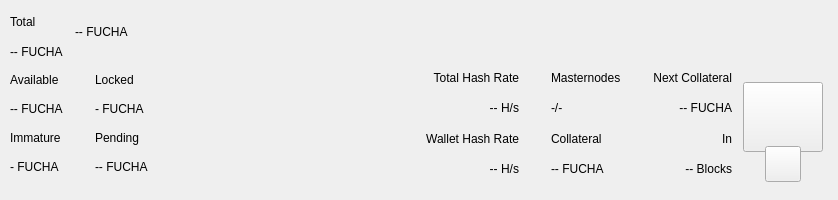
<?xml version="1.0" encoding="UTF-8"?>
<ui version="4.0">
 <class>TopBar</class>
 <widget class="QWidget" name="TopBar">
  <property name="geometry">
   <rect>
    <x>0</x>
    <y>0</y>
    <width>838</width>
    <height>200</height>
   </rect>
  </property>
  <property name="minimumSize">
   <size>
    <width>0</width>
    <height>200</height>
   </size>
  </property>
  <property name="maximumSize">
   <size>
    <width>16777215</width>
    <height>200</height>
   </size>
  </property>
  <property name="windowTitle">
   <string>Form</string>
  </property>
  <layout class="QVBoxLayout" name="verticalLayout_10" stretch="0">
   <property name="spacing">
    <number>0</number>
   </property>
   <property name="leftMargin">
    <number>0</number>
   </property>
   <property name="topMargin">
    <number>0</number>
   </property>
   <property name="rightMargin">
    <number>0</number>
   </property>
   <property name="bottomMargin">
    <number>0</number>
   </property>
   <item>
    <widget class="PFBorderImage" name="containerTop">
     <layout class="QVBoxLayout" name="verticalLayout_11">
      <property name="spacing">
       <number>0</number>
      </property>
      <property name="leftMargin">
       <number>0</number>
      </property>
      <property name="topMargin">
       <number>0</number>
      </property>
      <property name="rightMargin">
       <number>0</number>
      </property>
      <property name="bottomMargin">
       <number>0</number>
      </property>
      <item>
       <widget class="QWidget" name="top_container_2" native="true">
        <property name="minimumSize">
         <size>
          <width>0</width>
          <height>65</height>
         </size>
        </property>
        <layout class="QHBoxLayout" name="top_container">
         <property name="spacing">
          <number>0</number>
         </property>
         <property name="leftMargin">
          <number>10</number>
         </property>
         <property name="topMargin">
          <number>0</number>
         </property>
         <property name="rightMargin">
          <number>10</number>
         </property>
         <property name="bottomMargin">
          <number>0</number>
         </property>
         <item>
          <layout class="QHBoxLayout" name="horizontalLayout_4">
           <property name="spacing">
            <number>12</number>
           </property>
           <property name="rightMargin">
            <number>0</number>
           </property>
           <item>
            <widget class="QWidget" name="widgetAmount" native="true">
             <layout class="QVBoxLayout" name="verticalLayout_2">
              <property name="spacing">
               <number>2</number>
              </property>
              <property name="leftMargin">
               <number>0</number>
              </property>
              <property name="topMargin">
               <number>8</number>
              </property>
              <property name="rightMargin">
               <number>0</number>
              </property>
              <property name="bottomMargin">
               <number>0</number>
              </property>
              <item>
               <widget class="QLabel" name="labelTitle1">
                <property name="text">
                 <string>Total</string>
                </property>
               </widget>
              </item>
              <item>
               <widget class="PrivateQLabel" name="labelAmountPiv">
                <property name="text">
                 <string notr="true">-- FUCHA</string>
                </property>
               </widget>
              </item>
             </layout>
            </widget>
           </item>
           <item alignment="Qt::AlignVCenter">
            <widget class="QWidget" name="widgetTopAmount" native="true">
             <property name="sizePolicy">
              <sizepolicy hsizetype="Preferred" vsizetype="Maximum">
               <horstretch>0</horstretch>
               <verstretch>0</verstretch>
              </sizepolicy>
             </property>
             <layout class="QHBoxLayout" name="horizontalLayout_5">
              <property name="spacing">
               <number>0</number>
              </property>
              <property name="leftMargin">
               <number>0</number>
              </property>
              <property name="topMargin">
               <number>0</number>
              </property>
              <property name="rightMargin">
               <number>0</number>
              </property>
              <property name="bottomMargin">
               <number>0</number>
              </property>
              <item alignment="Qt::AlignTop">
               <widget class="PrivateQLabel" name="labelAmountTopPiv">
                <property name="minimumSize">
                 <size>
                  <width>0</width>
                  <height>36</height>
                 </size>
                </property>
                <property name="styleSheet">
                 <string notr="true">padding:0px;margin:0px;</string>
                </property>
                <property name="text">
                 <string notr="true">-- FUCHA</string>
                </property>
               </widget>
              </item>
             </layout>
            </widget>
           </item>
           <item>
            <spacer name="horizontalSpacer">
             <property name="orientation">
              <enum>Qt::Horizontal</enum>
             </property>
             <property name="sizeHint" stdset="0">
              <size>
               <width>40</width>
               <height>20</height>
              </size>
             </property>
            </spacer>
           </item>
           <item alignment="Qt::AlignRight">
            <widget class="QWidget" name="layoutSync" native="true">
             <property name="minimumSize">
              <size>
               <width>0</width>
               <height>36</height>
              </size>
             </property>
             <property name="maximumSize">
              <size>
               <width>16777215</width>
               <height>36</height>
              </size>
             </property>
             <layout class="QVBoxLayout" name="verticalLayout_9">
              <property name="leftMargin">
               <number>0</number>
              </property>
              <property name="topMargin">
               <number>0</number>
              </property>
              <property name="rightMargin">
               <number>0</number>
              </property>
              <property name="bottomMargin">
               <number>0</number>
              </property>
              <item>
               <widget class="ExpandableButton" name="pushButtonSync" native="true">
                <property name="minimumSize">
                 <size>
                  <width>36</width>
                  <height>36</height>
                 </size>
                </property>
                <property name="maximumSize">
                 <size>
                  <width>16777215</width>
                  <height>36</height>
                 </size>
                </property>
               </widget>
              </item>
             </layout>
            </widget>
           </item>
           <item>
            <widget class="ExpandableButton" name="pushButtonHDUpgrade" native="true">
             <property name="minimumSize">
              <size>
               <width>36</width>
               <height>36</height>
              </size>
             </property>
             <property name="maximumSize">
              <size>
               <width>16777215</width>
               <height>36</height>
              </size>
             </property>
            </widget>
           </item>
           <item>
            <widget class="ExpandableButton" name="pushButtonStack" native="true">
             <property name="minimumSize">
              <size>
               <width>36</width>
               <height>36</height>
              </size>
             </property>
             <property name="maximumSize">
              <size>
               <width>16777215</width>
               <height>36</height>
              </size>
             </property>
            </widget>
           </item>
           <item>
            <widget class="ExpandableButton" name="pushButtonConf" native="true">
             <property name="minimumSize">
              <size>
               <width>36</width>
               <height>36</height>
              </size>
             </property>
             <property name="maximumSize">
              <size>
               <width>16777215</width>
               <height>36</height>
              </size>
             </property>
            </widget>
           </item>
           <item>
            <widget class="ExpandableButton" name="pushButtonMasternodes" native="true">
             <property name="minimumSize">
              <size>
               <width>36</width>
               <height>36</height>
              </size>
             </property>
             <property name="maximumSize">
              <size>
               <width>16777215</width>
               <height>36</height>
              </size>
             </property>
            </widget>
           </item>
           <item>
            <widget class="ExpandableButton" name="pushButtonConsole" native="true">
             <property name="minimumSize">
              <size>
               <width>36</width>
               <height>36</height>
              </size>
             </property>
             <property name="maximumSize">
              <size>
               <width>16777215</width>
               <height>36</height>
              </size>
             </property>
            </widget>
           </item>
           <item>
            <widget class="ExpandableButton" name="pushButtonConnection" native="true">
             <property name="minimumSize">
              <size>
               <width>36</width>
               <height>36</height>
              </size>
             </property>
             <property name="maximumSize">
              <size>
               <width>16777215</width>
               <height>36</height>
              </size>
             </property>
            </widget>
           </item>
           <item>
            <widget class="ExpandableButton" name="pushButtonTor" native="true">
             <property name="minimumSize">
              <size>
               <width>36</width>
               <height>36</height>
              </size>
             </property>
             <property name="maximumSize">
              <size>
               <width>16777215</width>
               <height>36</height>
              </size>
             </property>
            </widget>
           </item>
           <item>
            <widget class="ExpandableButton" name="pushButtonLock" native="true">
             <property name="sizePolicy">
              <sizepolicy hsizetype="Expanding" vsizetype="Expanding">
               <horstretch>0</horstretch>
               <verstretch>0</verstretch>
              </sizepolicy>
             </property>
             <property name="minimumSize">
              <size>
               <width>36</width>
               <height>0</height>
              </size>
             </property>
             <property name="maximumSize">
              <size>
               <width>16777215</width>
               <height>36</height>
              </size>
             </property>
            </widget>
           </item>
           <item>
            <widget class="ExpandableButton" name="pushButtonTheme" native="true">
             <property name="minimumSize">
              <size>
               <width>36</width>
               <height>36</height>
              </size>
             </property>
             <property name="maximumSize">
              <size>
               <width>16777215</width>
               <height>36</height>
              </size>
             </property>
            </widget>
           </item>
           <item>
            <widget class="ExpandableButton" name="pushButtonFAQ" native="true">
             <property name="minimumSize">
              <size>
               <width>36</width>
               <height>36</height>
              </size>
             </property>
             <property name="maximumSize">
              <size>
               <width>16777215</width>
               <height>36</height>
              </size>
             </property>
            </widget>
           </item>
           <item>
            <widget class="ExpandableButton" name="pushButtonPrivacy" native="true">
             <property name="minimumSize">
              <size>
               <width>36</width>
               <height>36</height>
              </size>
             </property>
             <property name="maximumSize">
              <size>
               <width>16777215</width>
               <height>36</height>
              </size>
             </property>
            </widget>
           </item>
          </layout>
         </item>
        </layout>
       </widget>
      </item>
      <item>
       <widget class="QWidget" name="bottom_container" native="true">
        <property name="minimumSize">
         <size>
          <width>0</width>
          <height>135</height>
         </size>
        </property>
        <layout class="QHBoxLayout" name="botton_container">
         <property name="leftMargin">
          <number>10</number>
         </property>
         <property name="topMargin">
          <number>0</number>
         </property>
         <property name="rightMargin">
          <number>10</number>
         </property>
         <property name="bottomMargin">
          <number>10</number>
         </property>
         <item>
          <layout class="QHBoxLayout" name="horizontalLayout_3">
           <property name="spacing">
            <number>0</number>
           </property>
           <property name="bottomMargin">
            <number>9</number>
           </property>
           <item>
            <layout class="QVBoxLayout" name="verticalLayout_7">
             <property name="spacing">
              <number>0</number>
             </property>
             <property name="leftMargin">
              <number>0</number>
             </property>
             <property name="rightMargin">
              <number>0</number>
             </property>
             <item>
              <layout class="QHBoxLayout" name="horizontalLayout_2">
               <property name="spacing">
                <number>0</number>
               </property>
               <item>
                <layout class="QVBoxLayout" name="verticalLayout_6">
                 <item>
                  <widget class="QLabel" name="labelTitle5">
                   <property name="text">
                    <string>Available</string>
                   </property>
                  </widget>
                 </item>
                 <item>
                  <widget class="PrivateQLabel" name="labelAvailablePiv">
                   <property name="text">
                    <string>-- FUCHA</string>
                   </property>
                  </widget>
                 </item>
                 <item>
                  <widget class="QLabel" name="labelTitle4">
                   <property name="text">
                    <string>Immature</string>
                   </property>
                  </widget>
                 </item>
                 <item>
                  <widget class="PrivateQLabel" name="labelImmaturePiv">
                   <property name="text">
                    <string notr="true">- FUCHA</string>
                   </property>
                  </widget>
                 </item>
                </layout>
               </item>
               <item>
                <layout class="QVBoxLayout" name="verticalLayout_8">
                 <property name="leftMargin">
                  <number>32</number>
                 </property>
                 <item>
                  <widget class="QLabel" name="labelTitle6">
                   <property name="text">
                    <string>Locked</string>
                   </property>
                  </widget>
                 </item>
                 <item>
                  <widget class="PrivateQLabel" name="labelLockedPiv">
                   <property name="text">
                    <string>- FUCHA</string>
                   </property>
                  </widget>
                 </item>
                 <item>
                  <widget class="QLabel" name="labelTitle3">
                   <property name="text">
                    <string>Pending</string>
                   </property>
                  </widget>
                 </item>
                 <item>
                  <widget class="PrivateQLabel" name="labelPendingPiv">
                   <property name="text">
                    <string notr="true">-- FUCHA</string>
                   </property>
                  </widget>
                 </item>
                </layout>
               </item>
              </layout>
             </item>
            </layout>
           </item>
          </layout>
         </item>
         <item>
          <spacer name="horizontalSpacer_2">
           <property name="orientation">
            <enum>Qt::Horizontal</enum>
           </property>
           <property name="sizeHint" stdset="0">
            <size>
             <width>40</width>
             <height>20</height>
            </size>
           </property>
          </spacer>
         </item>
         <item>
          <layout class="QHBoxLayout" name="horizontalLayout_6">
           <property name="spacing">
            <number>0</number>
           </property>
           <property name="rightMargin">
            <number>0</number>
           </property>
           <property name="bottomMargin">
            <number>9</number>
           </property>
           <item>
            <widget class="QWidget" name="widgetStaking" native="true">
             <layout class="QVBoxLayout" name="verticalLayout_12">
              <property name="leftMargin">
               <number>32</number>
              </property>
              <property name="topMargin">
               <number>0</number>
              </property>
              <property name="rightMargin">
               <number>0</number>
              </property>
              <property name="bottomMargin">
               <number>0</number>
              </property>
              <item>
               <widget class="QLabel" name="labelNetworkHashRateTitle">
                <property name="text">
                 <string>Total Hash Rate</string>
                </property>
                <property name="textFormat">
                 <enum>Qt::AutoText</enum>
                </property>
                <property name="alignment">
                 <set>Qt::AlignRight|Qt::AlignTrailing|Qt::AlignVCenter</set>
                </property>
               </widget>
              </item>
              <item>
               <widget class="QLabel" name="labelNetworkHashRateValue">
                <property name="layoutDirection">
                 <enum>Qt::LeftToRight</enum>
                </property>
                <property name="text">
                 <string>-- H/s</string>
                </property>
                <property name="textFormat">
                 <enum>Qt::AutoText</enum>
                </property>
                <property name="alignment">
                 <set>Qt::AlignRight|Qt::AlignTrailing|Qt::AlignVCenter</set>
                </property>
               </widget>
              </item>
              <item>
               <widget class="QLabel" name="labelWalletHashRateTitle">
                <property name="text">
                 <string>Wallet Hash Rate</string>
                </property>
                <property name="textFormat">
                 <enum>Qt::AutoText</enum>
                </property>
                <property name="alignment">
                 <set>Qt::AlignRight|Qt::AlignTrailing|Qt::AlignVCenter</set>
                </property>
               </widget>
              </item>
              <item>
               <widget class="PrivateQLabel" name="labelWalletHashRateValue">
                <property name="text">
                 <string notr="true">-- H/s</string>
                </property>
                <property name="textFormat">
                 <enum>Qt::AutoText</enum>
                </property>
                <property name="alignment">
                 <set>Qt::AlignRight|Qt::AlignTrailing|Qt::AlignVCenter</set>
                </property>
               </widget>
              </item>
             </layout>
            </widget>
           </item>
           <item>
            <widget class="QWidget" name="widgetMasternodes" native="true">
             <layout class="QVBoxLayout">
              <property name="leftMargin">
               <number>32</number>
              </property>
              <property name="topMargin">
               <number>0</number>
              </property>
              <property name="rightMargin">
               <number>0</number>
              </property>
              <property name="bottomMargin">
               <number>0</number>
              </property>
              <item>
               <widget class="QLabel" name="labelMasternodesTitle">
                <property name="text">
                 <string>Masternodes</string>
                </property>
               </widget>
              </item>
              <item>
               <widget class="PrivateQLabel" name="labelMasternodeCount">
                <property name="text">
                 <string>-/-</string>
                </property>
               </widget>
              </item>
              <item>
               <widget class="QLabel" name="labelCollateralTitle">
                <property name="text">
                 <string>Collateral</string>
                </property>
               </widget>
              </item>
              <item>
               <widget class="QLabel" name="labelCollateralValue">
                <property name="text">
                 <string notr="true">-- FUCHA</string>
                </property>
               </widget>
              </item>
             </layout>
            </widget>
           </item>
           <item>
            <widget class="QWidget" name="widgetNextCollateral" native="true">
             <layout class="QVBoxLayout" name="verticalLayout_12">
              <property name="leftMargin">
               <number>32</number>
              </property>
              <property name="topMargin">
               <number>0</number>
              </property>
              <property name="rightMargin">
               <number>0</number>
              </property>
              <property name="bottomMargin">
               <number>0</number>
              </property>
              <item>
               <widget class="QLabel" name="labelNextMasternodesTitle">
                <property name="text">
                 <string>Next Collateral</string>
                </property>
                <property name="textFormat">
                 <enum>Qt::AutoText</enum>
                </property>
                <property name="alignment">
                 <set>Qt::AlignRight|Qt::AlignTrailing|Qt::AlignVCenter</set>
                </property>
               </widget>
              </item>
              <item>
               <widget class="QLabel" name="labelNextCollateralValue">
                <property name="text">
                 <string>-- FUCHA</string>
                </property>
                <property name="textFormat">
                 <enum>Qt::AutoText</enum>
                </property>
                <property name="alignment">
                 <set>Qt::AlignRight|Qt::AlignTrailing|Qt::AlignVCenter</set>
                </property>
               </widget>
              </item>
              <item>
               <widget class="QLabel" name="labelRemainingBlocks">
                <property name="text">
                 <string>In</string>
                </property>
                <property name="textFormat">
                 <enum>Qt::AutoText</enum>
                </property>
                <property name="alignment">
                 <set>Qt::AlignRight|Qt::AlignTrailing|Qt::AlignVCenter</set>
                </property>
               </widget>
              </item>
              <item>
               <widget class="QLabel" name="labelNextCollateralBlocks">
                <property name="text">
                 <string notr="true">-- Blocks</string>
                </property>
                <property name="textFormat">
                 <enum>Qt::AutoText</enum>
                </property>
                <property name="alignment">
                 <set>Qt::AlignRight|Qt::AlignTrailing|Qt::AlignVCenter</set>
                </property>
               </widget>
              </item>
             </layout>
            </widget>
           </item>
          </layout>
         </item>
         <item>
          <widget class="QWidget" name="qrContainer" native="true">
           <property name="sizePolicy">
            <sizepolicy hsizetype="Preferred" vsizetype="Minimum">
             <horstretch>0</horstretch>
             <verstretch>0</verstretch>
            </sizepolicy>
           </property>
           <property name="minimumSize">
            <size>
             <width>90</width>
             <height>110</height>
            </size>
           </property>
           <property name="maximumSize">
            <size>
             <width>90</width>
             <height>110</height>
            </size>
           </property>
           <layout class="QVBoxLayout" name="containerQR">
            <property name="spacing">
             <number>0</number>
            </property>
            <property name="leftMargin">
             <number>5</number>
            </property>
            <property name="topMargin">
             <number>10</number>
            </property>
            <property name="rightMargin">
             <number>5</number>
            </property>
            <property name="bottomMargin">
             <number>0</number>
            </property>
            <item>
             <widget class="QPushButton" name="btnQr">
              <property name="minimumSize">
               <size>
                <width>70</width>
                <height>70</height>
               </size>
              </property>
              <property name="maximumSize">
               <size>
                <width>16777215</width>
                <height>70</height>
               </size>
              </property>
              <property name="focusPolicy">
               <enum>Qt::NoFocus</enum>
              </property>
              <property name="text">
               <string/>
              </property>
              <property name="iconSize">
               <size>
                <width>70</width>
                <height>70</height>
               </size>
              </property>
             </widget>
            </item>
            <item>
             <spacer name="verticalSpacer">
              <property name="orientation">
               <enum>Qt::Vertical</enum>
              </property>
              <property name="sizeType">
               <enum>QSizePolicy::Fixed</enum>
              </property>
              <property name="sizeHint" stdset="0">
               <size>
                <width>20</width>
                <height>20</height>
               </size>
              </property>
             </spacer>
            </item>
            <item alignment="Qt::AlignHCenter|Qt::AlignBottom">
             <widget class="QPushButton" name="pushButtonQR">
              <property name="minimumSize">
               <size>
                <width>36</width>
                <height>36</height>
               </size>
              </property>
              <property name="maximumSize">
               <size>
                <width>36</width>
                <height>36</height>
               </size>
              </property>
              <property name="focusPolicy">
               <enum>Qt::NoFocus</enum>
              </property>
              <property name="text">
               <string/>
              </property>
             </widget>
            </item>
           </layout>
          </widget>
         </item>
        </layout>
       </widget>
      </item>
     </layout>
    </widget>
   </item>
  </layout>
 </widget>
 <customwidgets>
  <customwidget>
   <class>ExpandableButton</class>
   <extends>QWidget</extends>
   <header>qt/pivx/expandablebutton.h</header>
   <container>1</container>
  </customwidget>
  <customwidget>
   <class>PFBorderImage</class>
   <extends>QFrame</extends>
   <header>qt/pivx/pfborderimage.h</header>
   <container>1</container>
  </customwidget>
  <customwidget>
   <class>PrivateQLabel</class>
   <extends>QLabel</extends>
   <header>qt/pivx/privatelabel.h</header>
   <container>0</container>
  </customwidget>
 </customwidgets>
 <resources/>
 <connections/>
</ui>
